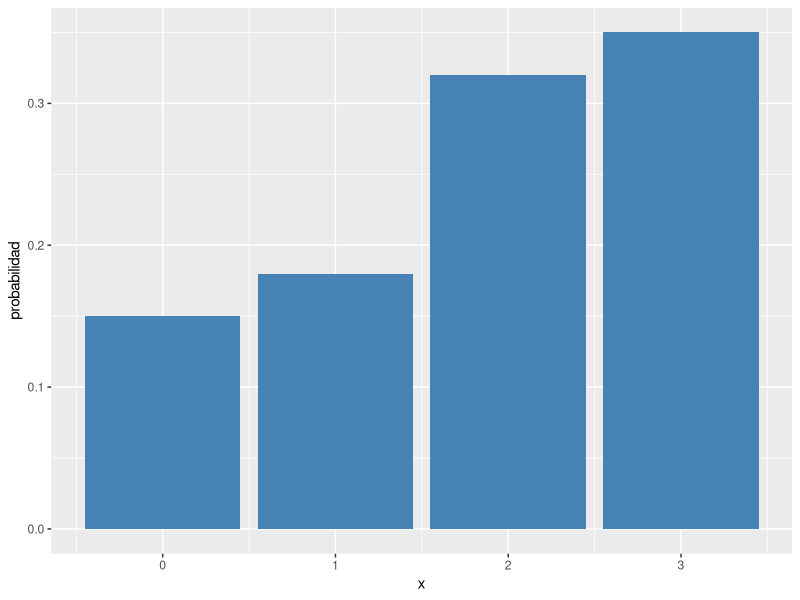
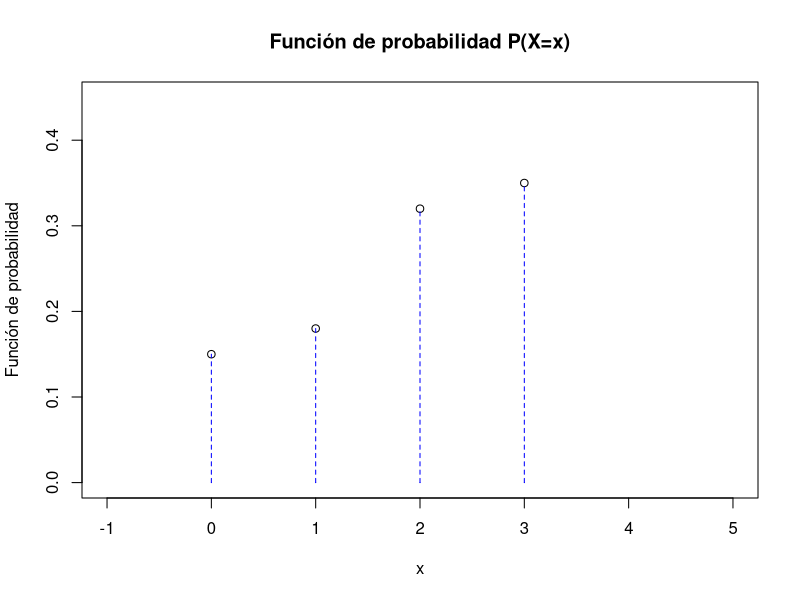
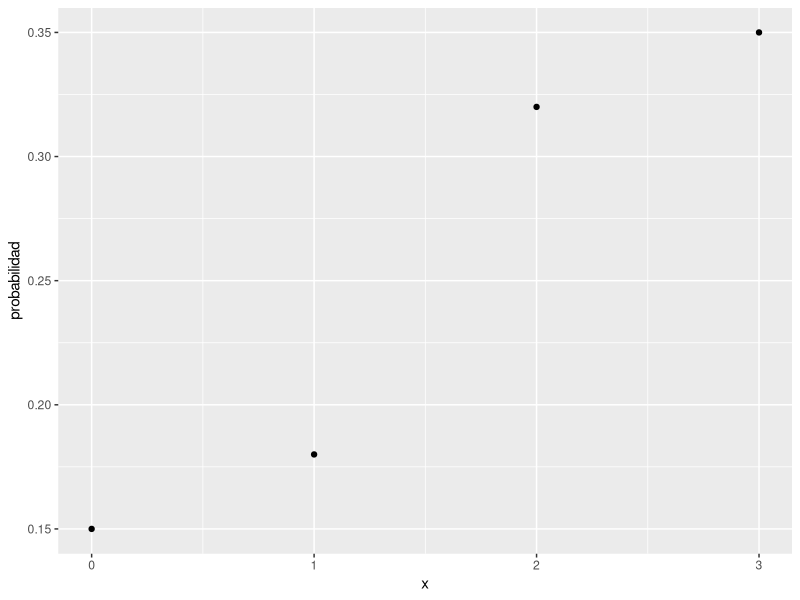
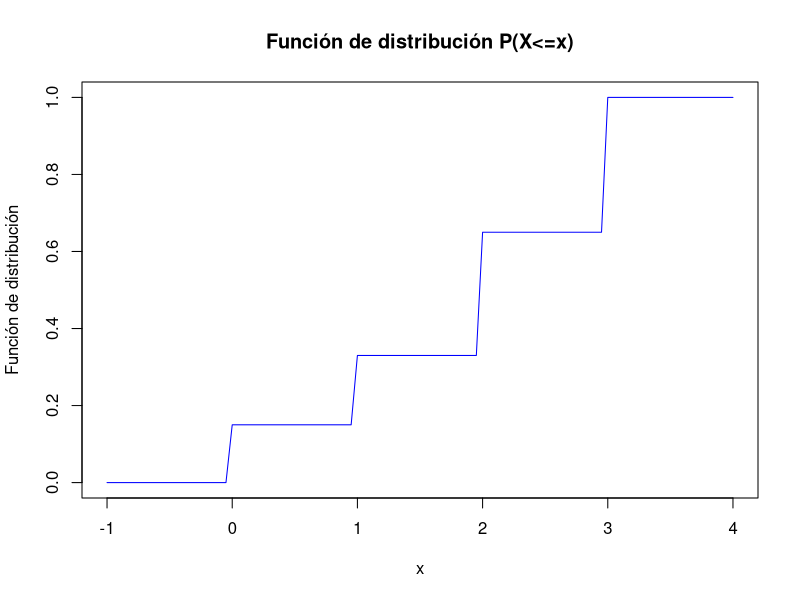

R code for these plots, in order:
## ---- chunk 1
knitr::opts_chunk$set(echo = FALSE)
## ---- chunk 2
library(ggplot2)
df=data.frame(x=c(0,1,2,3),probabilidad=c(0.15,0.18,0.32,0.35))
ggplot(data=df,aes(x=x,y=probabilidad))+ geom_bar(stat="identity", fill="steelblue")
## ---- chunk 3
df=data.frame(x=c(0,1,2,3),probabilidad=c(0.15,0.18,0.32,0.35))
aux=rep(0,8)
aux[seq(2,8,2)]=df$probabilidad
plot(x=df$x,y=df$probabilidad,
  ylim=c(0,0.45),xlim=c(-1,5),xlab="x",
  ylab="Función de probabilidad",
  main="Función de probabilidad P(X=x)")
lines(x=rep(0:3,each=2),y=aux, type = "h", lty = 2,col="blue")
## ---- chunk 4
library(ggplot2)
ggplot(data=df,aes(x=x,y=probabilidad))+ geom_point()
## ---- chunk 5
FF=function(x){
  sapply(x,FUN=function(x){
    if(x<0){return(0)}
  if(x>=0 & x<1){return(0.15)}
  if(x>=1 & x<2){return(0.33)}
  if(x>=2 & x<3){return(0.65)}
  if(x>=3 ){return(1)}
  })
}
curve(FF(x),
  xlim=c(-1,4),col="blue",ylab="Función de distribución",
  main="Función de distribución P(X<=x)")
## ---- chunk 6
x=0:7
set.seed(23)
prob=sample(1:100,8)
prob=round(prob/sum(prob),2)
df=data.frame(x,prob,cumprob=cumsum(prob),xprob=x*prob,x2prob=x^2*prob,dif2=(x-mean(x)^2),dif2prob=(x-mean(x)^2)*prob,mayor=1-cumsum(prob),pc=cumsum(prob)*100,mayotpc=100-cumsum(prob)*100)

#library(xtable)
#print(xtable(df[,1:2]),type = "latex", include.rownames =FALSE )
#print(xtable(df[,1:3]),type = "latex", include.rownames =FALSE )
#print(xtable(df[,c(1:3,8:10)]),type = "latex", include.rownames =FALSE )

